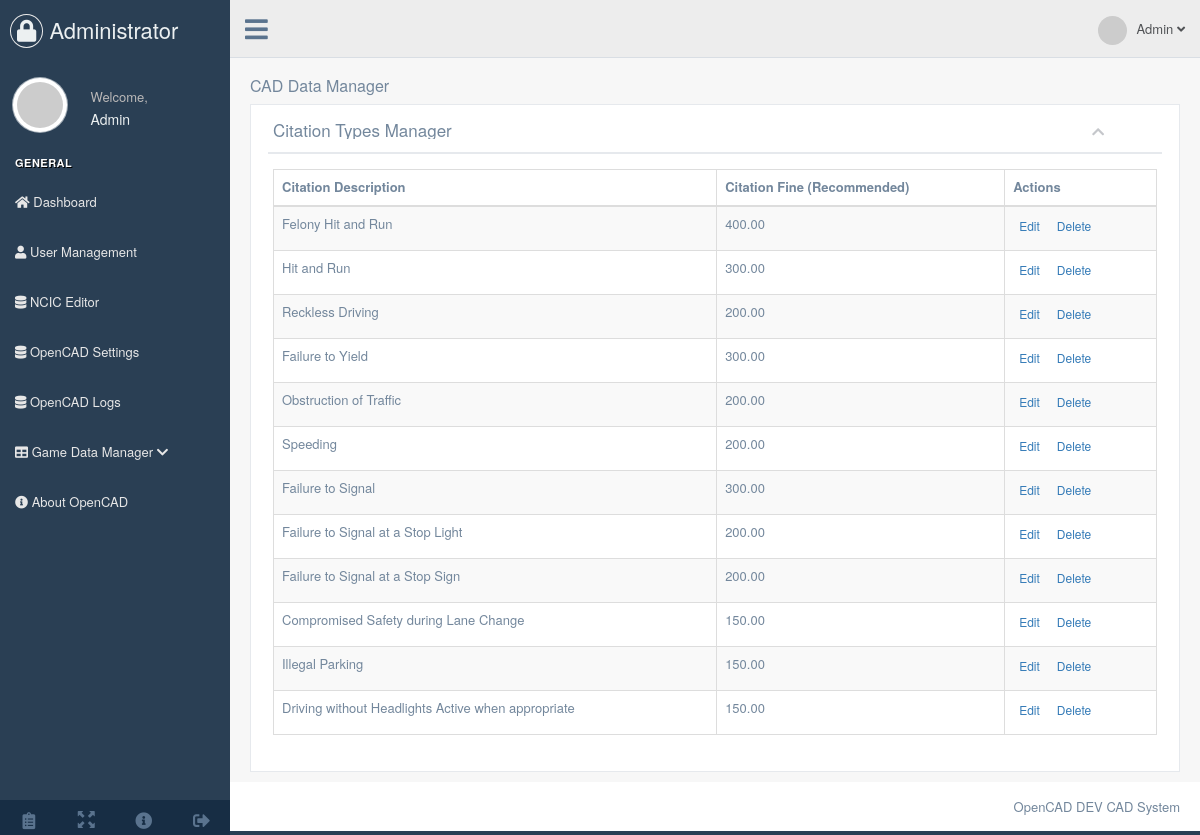
The page /oc-admin/dataManagement/citationTypeManager.php (signed in) on the database its author committed.
### tables this page shows
CREATE TABLE IF NOT EXISTS `oc_citation_types` (
  `citation_id` int(11) NOT NULL AUTO_INCREMENT,
  `citation_description` varchar(255) NOT NULL,
  `citation_fine` decimal(19,2) NOT NULL,
  PRIMARY KEY (`citation_id`)
);

### actions/dataActions.php (the view, shortened to what this page needs)
<?php
function getCitationTypes()
{
    try{
        $pdo = new PDO('mysql:host='.DB_HOST.';dbname='.DB_NAME, DB_USER, DB_PASSWORD);
    } catch(PDOException $ex)
    {
        die($ex->getMessage());
    }
    $result = $pdo->query("SELECT * FROM ".DB_PREFIX."citation_types");
    $num_rows = $result->rowCount();
    if ($num_rows == 0)
    {
        echo "<div class=\"alert alert-info\"><span>There are no citation types in the database.</span></div>";
    } else {
        echo '
            <table id="allCitationTypes" class="table table-striped table-bordered">
            <thead>
                <tr>
                <th>Citation Description</th>
                <th>Citation Fine (Recommended)</th>
                <th>Actions</th>
                </tr>
            </thead>
            <tbody>
        ';
        foreach($result as $row)
        {
            echo '
            <tr>
                <td>' . $row[1] . '</td>
                <td>' . $row[2] . '</td>
                <td>';
        if ( DEMO_MODE == false) {
            echo '<form action="'.BASE_URL.'/actions/dataActions.php" method="post">';
            if ( ( MODERATOR_EDIT_WARNINGTYPE == true && $_SESSION['admin_privilege'] == 2 ) || ( $_SESSION['admin_privilege'] == 3 ) )
            {
                echo '<button name="editCitationType" type="button" data-toggle="modal" id="' . $row[0] . '" data-target="#editCitationTypeModal" class="btn btn-xs btn-link" >Edit</button>';
            } else {
                echo '<button name="editCitationType" type="button" data-toggle="modal" id="' . $row[0] . '" data-target="#editCitationTypeModal" class="btn btn-xs btn-link" disabled >Edit</button>';
            }
            if ( ( MODERATOR_DELETE_WARNINGTYPE == true && $_SESSION['admin_privilege'] == 2 ) || ( $_SESSION['admin_privilege'] == 3 ) )
            {
                echo '<input name="deleteCitationType" type="submit" class="btn btn-xs btn-link" onclick="deleteCitationType(' . $row[0] . ')" value="Delete" />';
            } else {
                echo '<input name="deleteCitationType" type="submit" class="btn btn-xs btn-link" onclick="deleteCitationType(' . $row[0] . ')" value="Delete" disabled />';
            }
            }
        echo '<input name="warrantTypeID" type="hidden" value=' . $row[0] . ' />
            </form>
            </td>
            </tr>
            ';
        }
        echo '
            </tbody>
            </table>
        ';
    }
}

### rows shown on the page
oc_citation_types: citation_description "Felony Hit and Run", citation_fine "400.00"
oc_citation_types: citation_description "Hit and Run", citation_fine "300.00"
oc_citation_types: citation_description "Reckless Driving", citation_fine "200.00"
oc_citation_types: citation_description "Failure to Yield", citation_fine "300.00"
oc_citation_types: citation_description "Obstruction of Traffic", citation_fine "200.00"
oc_citation_types: citation_description "Speeding", citation_fine "200.00"
oc_citation_types: citation_description "Failure to Signal", citation_fine "300.00"
oc_citation_types: citation_description "Failure to Signal at a Stop Light", citation_fine "200.00"
oc_citation_types: citation_description "Failure to Signal at a Stop Sign", citation_fine "200.00"
oc_citation_types: citation_description "Compromised Safety during Lane Change", citation_fine "150.00"
oc_citation_types: citation_description "Illegal Parking", citation_fine "150.00"
oc_citation_types: citation_description "Driving without Headlights Active when appropriate", citation_fine "150.00"

### other values the page prints
$name "Admin"
COMMUNITY_NAME "OpenCAD DEV"
